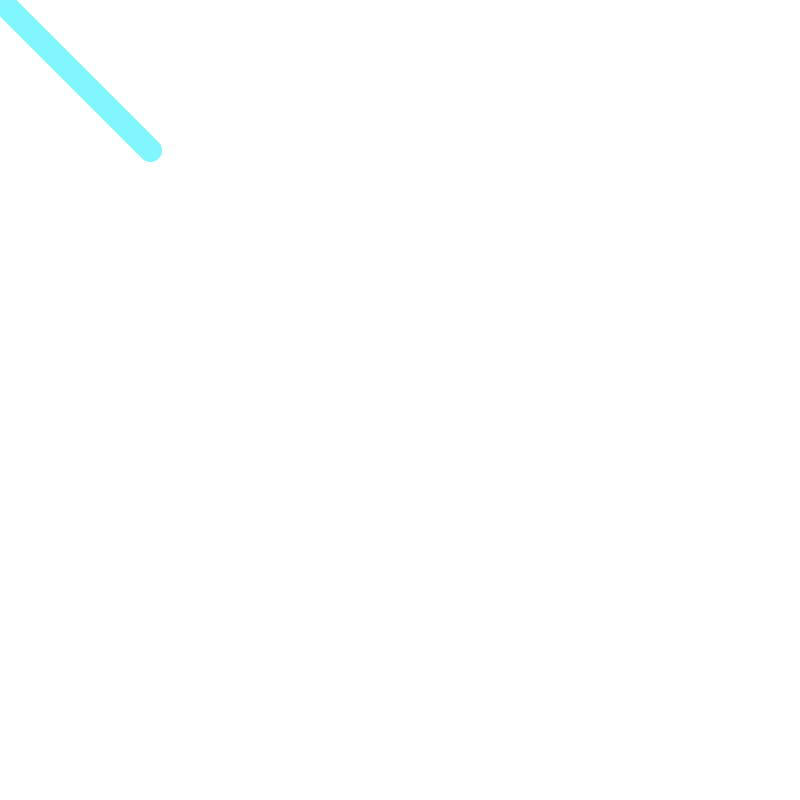
Frame 1 (no input)
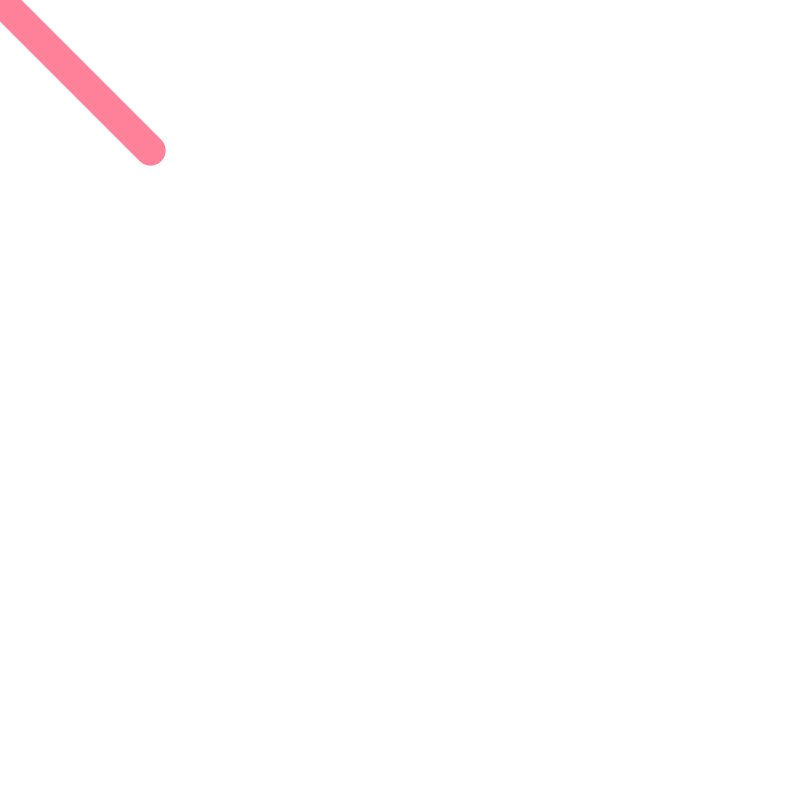
Frame 60 (the mouse pressed at the canvas centre just before this capture)
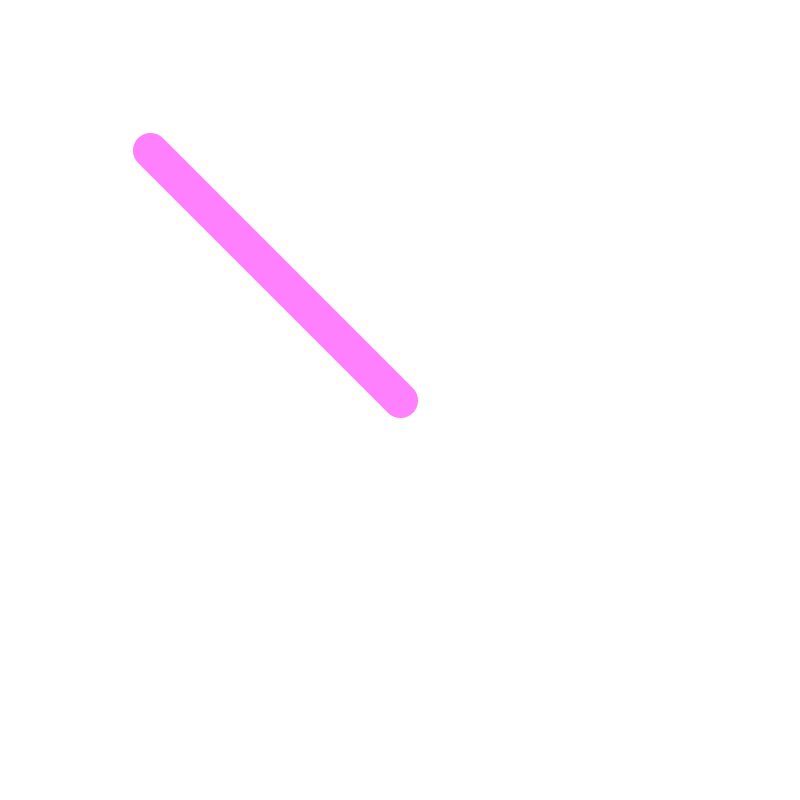
Frame 120 (the mouse held since frame 60 and released just before this capture)

The Processing sketch that drew these frames (run headless with seeded random() and noise(); from frame 60 on, the mouse is pressed at the canvas centre):

// Processing sketch: functions_implemented
// ── functions_implemented.pde
/**
  Created by Pranchal Shah
  
  1. To begin withGet the current point and append it to the array.
  2. A line is made between i and i+1, i+1 and i+2... 
  2. Get the current mouse location and 
     draw a line between the last element in the array and 
     current mouse location
  3. Whenever a mouse is clicked, it is added to the array.
*/


// array of floats taking in points
float[] pointsX = { 150 };
float[] pointsY = { 150 };

float weight = 10;
float hue = 50;

void setup() {
  size(800, 800);
  colorMode(HSB, 360, 100, 100, 100);
  background(0, 0, 100);
  noFill();
}

void draw() {
  background(0, 0, 100);
  drawLineClick();
  drawLinePointers();
}

void drawLineClick() {
  strokeWeight(weight);
  for (int i = 1; i < pointsX.length; i ++) {
    stroke(hue, 100, 100, 50);
    line(pointsX[i], pointsY[i], pointsX[i-1], pointsY[i-1]);
  }
}


// we will modify the hues and weights here only
void drawLinePointers() {
  hue = map(sin(frameCount/50.0), -1, 1,0 ,360);
  weight = map(sin(frameCount/100.0), -1, 1,10 ,36);
  strokeWeight(weight);
  stroke(hue, 100, 100, 50);
  // make a line with the last point in the array and 
  // the current cursor point
  line(pointsX[pointsX.length - 1], pointsY[pointsY.length - 1], mouseX, mouseY);
}

// draws line whenever just clicked once
void mouseClicked() {
  pointsX = append(pointsX, mouseX);
  pointsY = append(pointsY, mouseY);
}

// draws line whenever pressed and drawn
void mouseDragged() {
  pointsX = append(pointsX, mouseX);
  pointsY = append(pointsY, mouseY);
}
